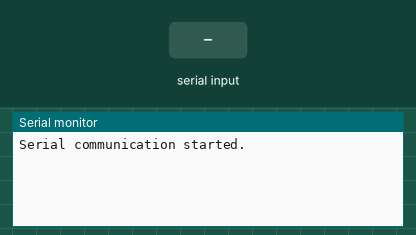
This sketch was run on a simulated Arduino Uno, built with avr-gcc and run on an emulated ATmega328P. On the bench: the last lines printed to the serial monitor. The inputs (shaded band) are chosen by the test bench.

Above: at 1.2 s.
1.3 s: "1\n" received over Serial
At 2.5 s:
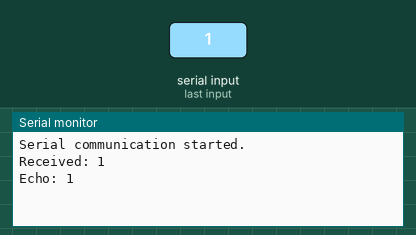
2.8 s: "0\n" received over Serial
At 3.7 s:
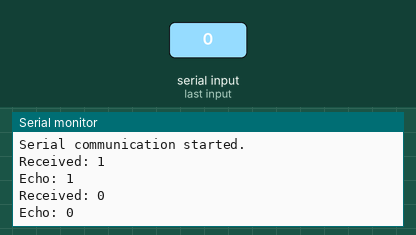
4.3 s: "2\n" received over Serial
At 4.8 s:
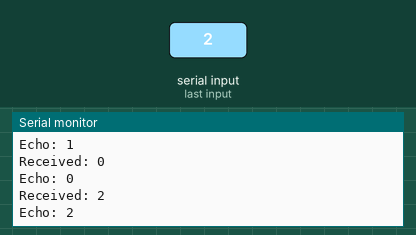

The sketch:

echo.ino
```cpp
void setup() {
  Serial.begin(9600);
  while (!Serial); // Leonardoではシリアルポートが開くまで待つ
  Serial.println("Serial communication started.");
}

void loop() {
  if (Serial.available()) {
    String receivedData = Serial.readStringUntil('\n');
    receivedData.trim(); // 改行コードや空白を削除
    Serial.print("Received: ");
    Serial.println(receivedData);
    Serial.print("Echo: ");
    Serial.println(receivedData); // 受信したデータをそのまま送信
  }
}
```

Measured:
- after the input at 1.3 s, the serial monitor: prints a new line at once (image 1)
- after the input at 2.8 s, the serial monitor: prints a new line at once (image 2)
- after the input at 4.3 s, the serial monitor: prints a new line at once (image 3)
